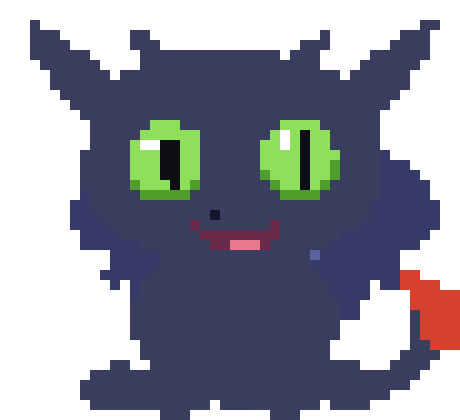

Write the Python code that produced this figure.
#!/usr/bin/env python3
"""Pixel art reproducido de forma exacta. Generado por la skill pixel-art-exact.

Requiere solo Pillow:  pip install pillow
Uso:  python plano0.py                 -> guarda plano0.png
      from plano0 import render; render(scale=8).save("x.png")
"""
from PIL import Image, ImageDraw

# Paleta: símbolo -> (R, G, B). '.' es el fondo.
PALETTE = {
    ".": (255, 255, 255),
    "A": (58, 62, 94),
    "B": (53, 58, 102),
    "C": (58, 62, 95),
    "D": (58, 61, 94),
    "E": (142, 224, 90),
    "F": (216, 64, 46),
    "G": (58, 63, 94),
    "H": (79, 158, 44),
    "I": (12, 14, 20),
    "J": (106, 42, 74),
    "K": (255, 255, 255),
    "L": (232, 120, 140),
    "M": (20, 21, 42),
    "N": (90, 98, 160),
}

# Cada fila = una fila de píxeles lógicos; cada letra = un color de PALETTE.
ROWS = [
    "..............................................",
    "..............................................",
    "...D......................................DD..",
    "...DDD.......DD.................D.......DDD...",
    "...DDDD......DDD..............DDD......DDDD...",
    "...DDDDDD.....DDDAAAAAAAAAAA.DDD.....DDDDDD...",
    "....DDDDDD....AAAAAAAAAAAAAAAAAA....DDDDDD....",
    ".....DDDDDD.AAAAAAAAAAAAAAAAAAAAAA.DDDDDD.....",
    ".....DDDDDDAAAAAAAAAAAAAAAAAAAAAAAADDDDDD.....",
    "......DDDDAAAAAAAAAAAAAAAAAAAAAAAAAADDDD......",
    ".......DDDAAAAAAAAAAAAAAAAAAAAAAAAAADDD.......",
    "........DAAAAAAAAAAAAAAAAAAAAAAAAAAAAD........",
    ".........AAAAAAEEEAAAAAAAAAAEEEEAAAAAA........",
    ".........AAAAAEEEEEEAAAAAAAEKEIEEAAAAA........",
    ".........AAAAEKKIIEEAAAAAAEEKEIEEAAAAA........",
    "........AAAAAEEEIIEEAAAAAAEEEEIEEEAAAAB.......",
    "........AAAAAEEEIIEEAAAAAAEEEEIEEHAAAABBB.....",
    "........AAAAAEEEIIEEAAAAAAHEEEIEEHAAAABBBB....",
    "........AAAAAHEEEIEHAAAAAAAHEEIEHAAAAABBBBB...",
    "........BAAAAAHHHHHAAAAAAAAAHHHHAAAAAABBBBB...",
    ".......BBAAAAAAAAAAAAAAAAAAAAAAAAAAAABBBBBBB..",
    ".......BBBAAAAAAAAAAAMAAAAAAAAAAAAAAABBBBBBB..",
    ".......BBBBAAAAAAAAJAAAAAAAJAAAAAAAABBBBBBBB..",
    "........BBBBAAAAAAAAJJJJJJJJAAAAAABBBBBBBBB...",
    "........BBBBBBAAAAAAAJJLLLJAAAAAABBBBBBBBB....",
    "...........BBBBBAAAAAAAAAAAAAAANBBBBBBBB......",
    "...........BBBBBAAAAAAAAAAAAAAABBBBBBBBB......",
    "..........BBBBBAAAAAAAAAAAAAAAAABBBBBBBBFF....",
    "...........B.BAAAAAAAAAAAAAAAAAAABBBB.BBFFFF..",
    ".............BAAAAAAAAAAAAAAAAAAABBBB....FFFFF",
    ".............AAAAAAAAAAAAAAAAAAAAABB.....FFFFF",
    ".............AAAAAAAAAAAAAAAAAAAAABB.....GFFFF",
    ".............AAAAAAAAAAAAAAAAAAAAA.......GFFFF",
    ".............AAAAAAAAAAAAAAAAAAAAA.......GFFFF",
    "..............AAAAAAAAAAAAAAAAAAA........GGFFF",
    "..............AAAAAAAAAAAAAAAAAAA.......GGGG..",
    "...........CC..ACCCAAAAAAAAAAAAAGGCC...GGGG...",
    ".........CCCCCCCCCCCAAAAAACCCCCGCCCCCCGGGG....",
    "........CCCCCCCCCCCCCAAAACCCCCCCCCCCCCGGG.....",
    "........CCCCCCCCCCCCCAAAACCCCCCCCCCCCCG.......",
    ".........CCCCCCCCCCCC.AAACCCCCCC.CCCC.........",
    "................CCC........CCC................",
]

BACKGROUND = "."
CELL_X, CELL_Y = 1, 1      # tamaño original de cada píxel lógico en la imagen de origen
OFFSET_X, OFFSET_Y = 0, 0
CANVAS = (46, 42)              # tamaño original del lienzo


def _bounds(k, cell, offset):
    import math
    return math.floor(offset + k * cell), math.floor(offset + (k + 1) * cell)


def render(scale=None, transparent=False):
    """Dibuja el sprite SIN suavizado (rectángulos sólidos).

    scale=None  -> reproduce la imagen original (celda 1x1, lienzo 46x42).
    scale=int   -> sprite de 46x42 px ampliado por un entero, sin márgenes.
    transparent -> el fondo pasa a ser transparente (RGBA).
    """
    mode = "RGBA" if transparent else "RGB"
    if scale is None:
        cx, cy, ox, oy, size = CELL_X, CELL_Y, OFFSET_X, OFFSET_Y, CANVAS
    else:
        cx = cy = scale
        ox = oy = 0
        size = (len(ROWS[0]) * scale, len(ROWS) * scale)
    bg = PALETTE[BACKGROUND]
    bg_fill = (*bg, 0) if transparent else bg
    img = Image.new(mode, size, bg_fill)
    d = ImageDraw.Draw(img)
    for r, row in enumerate(ROWS):
        y0, y1 = _bounds(r, cy, oy)
        for c, ch in enumerate(row):
            if ch == BACKGROUND:
                continue
            x0, x1 = _bounds(c, cx, ox)
            d.rectangle([x0, y0, x1 - 1, y1 - 1], fill=(*PALETTE[ch], 255) if transparent else PALETTE[ch])
    return img


if __name__ == "__main__":
    render().save("plano0.png")
    print("Guardado plano0.png")
